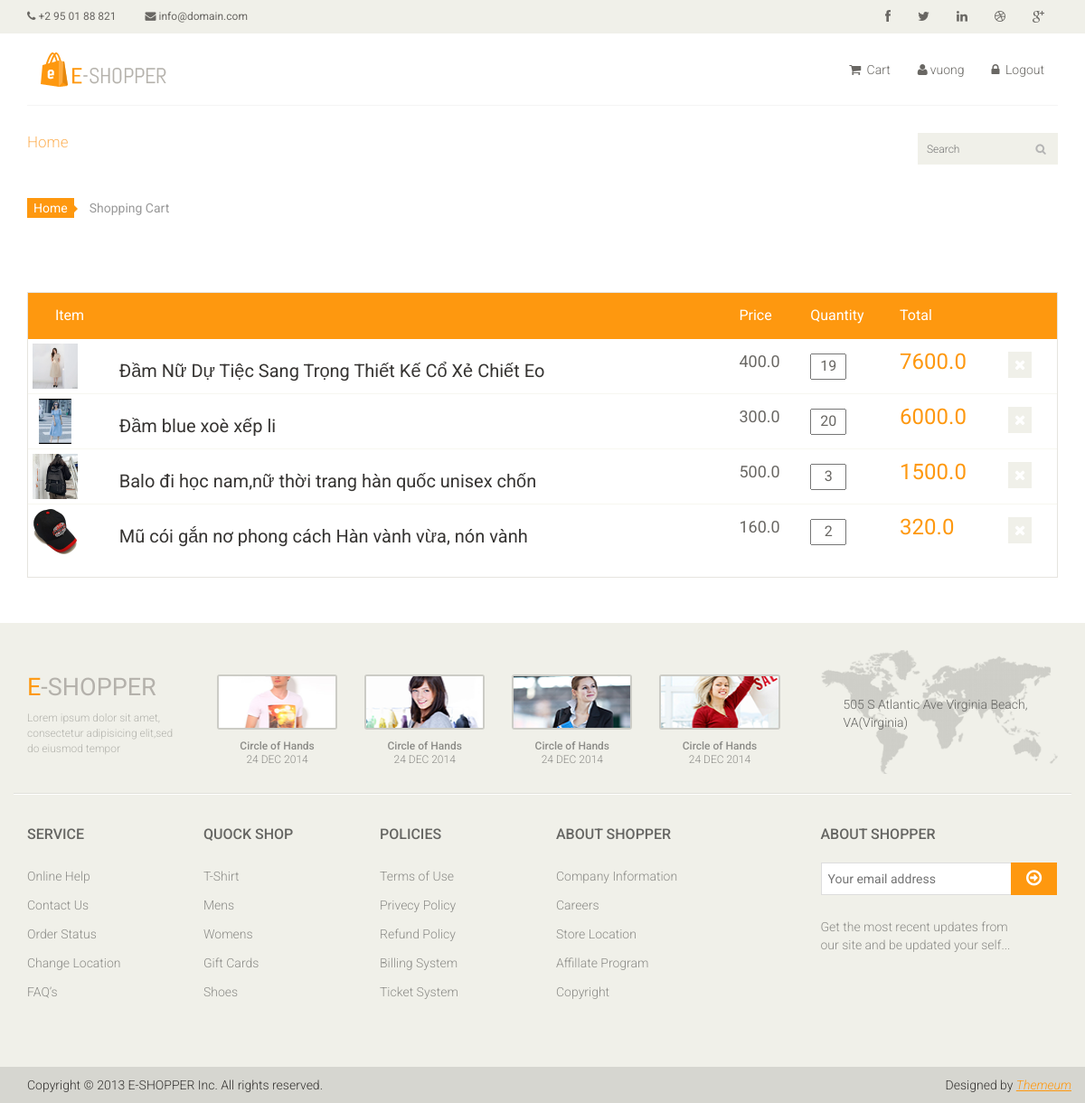
/orders/cart/ (signed in), run on the app's committed database.
### accounts/models.py (models this page shows, shortened)
class User(AbstractUser):
    name = models.CharField(max_length=200, null=True)
    email = models.EmailField(unique=True, null=True)
    bio = models.TextField(null=True)
    avatar = models.ImageField(null=True, default="avatar.svg",upload_to='user')
    REQUIRED_FIELDS = []

### carts/models.py (models this page shows, shortened)
class Order(models.Model):
    cart = models.ForeignKey(Cart, on_delete=models.CASCADE)
    product = models.ForeignKey(Product, on_delete=models.CASCADE)
    updated = models.DateTimeField(auto_now=True)
    created = models.DateTimeField(auto_now_add=True)
    size = models.CharField(max_length=10)
    quantity =models.IntegerField()
    class Meta:
        ordering = ['-updated', '-created']
    @property
    def total(self):
        return self.quantity * self.product.price

### products/models.py (models this page shows, shortened)
class Product(models.Model):
    img = models.ImageField(null=True,upload_to='product')
    name =models.CharField(max_length=50)
    description = models.TextField(null=True, blank=True,max_length=1000)
    price =models.FloatField()
    quantity =models.IntegerField(null=True)
    category = models.ForeignKey(Category, on_delete=models.CASCADE)
    discount =models.IntegerField(null=True, default=0)
    size = models.CharField(max_length=100, null=True)
    updated = models.DateTimeField(auto_now=True)
    created = models.DateTimeField(auto_now_add=True)
    class Meta:
        ordering = ['-updated', '-created']

### carts/views.py (the view)
# urls.py: path('cart/', views.listOrders, name="cart"),
@login_required(login_url='login')
def listOrders(request):
    if request.user.username:
        user = request.user
        cart = user.cart_set.first()
        if cart != None :
            cart = cart
        else:
            Cart.objects.create(user=user)
        cart = user.cart_set.first()
        orders = cart.order_set.all()
        return render(request, 'orders/orders.html', {'orders': orders})
    else:
        return redirect('home-product')

### templates/orders/orders.html (shortened to what this page needs)
{% extends "base.html" %}
{% load static %}
{% block content %}
	<section id="cart_items">
		<div class="container">
			<div class="breadcrumbs">
				<ol class="breadcrumb">
				  <li><a href="#">Home</a></li>
				  <li class="active">Shopping Cart</li>
				</ol>
			</div>
			<div class="table-responsive cart_info">
				<table class="table table-condensed">
					<thead>
						<tr class="cart_menu">
							<td class="image">Item</td>
							<td class="description"></td>
							<td class="price">Price</td>
							<td class="quantity">Quantity</td>
							<td class="total">Total</td>
							<td></td>
						</tr>
					</thead>
					<tbody>
						{% for order in orders %}
						<tr>
							<td class="cart_product">
								<a href="/products/product-details/{{order.product.id}}"><img width="50" height="50"src={{order.product.img.url}} alt=""></a>
							</td>
							<td class="cart_description">
								<h4><a href="/products/product-details/{{order.product.id}}">{{order.product.name}}</a></h4>
							</td>
							<td class="cart_price">
								<p>{{order.product.price}}</p>
							</td>
							<td class="cart_quantity">
								<div class="cart_quantity_button">
									<input class="cart_quantity_input" type="text" name="quantity" value={{order.quantity}} autocomplete="off" size="2">
								</div>
							</td>
							<td class="cart_total">
								<p class="cart_total_price"> {{order.total}} </p>
							</td>
							<td class="cart_delete">
								<a class="cart_quantity_delete" href="/orders/delete-order/{{order.product.id}}"><i class="fa fa-times"></i></a>
							</td>
						</tr>
					    {% endfor %}
					</tbody>
				</table>
			</div>
		</div>
	</section>
{% endblock %}

### templates/base.html (shortened to what this page needs)
<!DOCTYPE html>
{% load static %}
<html lang="en">
<head>
    <link href="{% static 'css/bootstrap.min.css' %}" rel="stylesheet">
    <link href="{% static 'css/font-awesome.min.css' %}" rel="stylesheet">
    <link href="{% static 'css/prettyPhoto.css' %}" rel="stylesheet">
    <link href="{% static 'css/price-range.css' %}" rel="stylesheet">
    <link href="{% static 'css/animate.css' %}" rel="stylesheet">
	<link href="{% static 'css/main.css' %}" rel="stylesheet">
	<link href="{% static 'css/responsive.css' %}" rel="stylesheet">
</head>
<body>
    <header id="header">
		<div class="header_top">
			<div class="container">
				<div class="row">
					<div class="col-sm-6">
						<div class="contactinfo">
							<ul class="nav nav-pills">
								<li><a href="#"><i class="fa fa-phone"></i> +2 95 01 88 821</a></li>
								<li><a href="#"><i class="fa fa-envelope"></i> info@domain.com</a></li>
							</ul>
						</div>
					</div>
					<div class="col-sm-6">
						<div class="social-icons pull-right">
							<ul class="nav navbar-nav">
								<li><a href="#"><i class="fa fa-facebook"></i></a></li>
								<li><a href="#"><i class="fa fa-twitter"></i></a></li>
								<li><a href="#"><i class="fa fa-linkedin"></i></a></li>
								<li><a href="#"><i class="fa fa-dribbble"></i></a></li>
								<li><a href="#"><i class="fa fa-google-plus"></i></a></li>
							</ul>
						</div>
					</div>
				</div>
			</div>
		</div>
		<div class="header-middle">
			<div class="container">
				<div class="row">
					<div class="col-md-4 clearfix">
						<div class="logo pull-left">
							<a href="/products"><img src="{% static '/images/home/logo.png' %}" alt="" /></a>
						</div>
					</div>
					<div class="col-md-8 clearfix">
						<div class="shop-menu clearfix pull-right">
							<ul class="nav navbar-nav">
								{%if user.username %}
									{%if user.is_staff %}
									<li> <a href=""><i class="fa fa-user"></i>{{user.username}}</a></li>
									<li> <a href="/logout"><i class="fa fa-lock"></i> Logout</a></li>
									{%else%}
									<li><a href="/orders/cart"><i class="fa fa-shopping-cart"></i> Cart</a></li>
									<li> <a href="/profile"><i class="fa fa-user"></i>{{user.username}}</a></li>
									<li> <a href="/logout"><i class="fa fa-lock"></i> Logout</a></li>
									{%endif%}
								{%else%}
								<li><a href="../"><i class="fa fa-lock"></i> Login</a></li>
								{%endif%}
							</ul>
						</div>
					</div>
				</div>
			</div>
		</div>
		<div class="header-bottom">
			<div class="container">
				<div class="row">
					<div class="col-sm-9">
						<div class="mainmenu pull-left">
							<ul class="nav navbar-nav collapse navbar-collapse">
								<li><a href="/products" class="active">Home</a></li>
							</ul>
						</div>
					</div>
					<div class="col-sm-3">
						<div class="search_box pull-right">
							<form action='/search/' method='GET' >
								<input type="text" name='q' placeholder="Search"/>
							</form>
						</div>
					</div>
				</div>
			</div>
		</div>
	</header>
    {% block content %}
    {% endblock %}
    <footer id="footer">
		<div class="footer-top">
			<div class="container">
				<div class="row">
					<div class="col-sm-2">
						<div class="companyinfo">
							<h2><span>e</span>-shopper</h2>
							<p>Lorem ipsum dolor sit amet, consectetur adipisicing elit,sed do eiusmod tempor</p>
						</div>
					</div>
					<div class="col-sm-7">
						<div class="col-sm-3">
							<div class="video-gallery text-center">
								<a href="#">
									<div class="iframe-img">
										<img src="{% static 'images/home/iframe1.png' %}" alt="" />
									</div>
								</a>
								<p>Circle of Hands</p>
								<h2>24 DEC 2014</h2>
							</div>
						</div>
						<div class="col-sm-3">
							<div class="video-gallery text-center">
								<a href="#">
									<div class="iframe-img">
										<img src="{% static 'images/home/iframe2.png' %}" alt="" />
									</div>
								</a>
								<p>Circle of Hands</p>
								<h2>24 DEC 2014</h2>
							</div>
						</div>
						<div class="col-sm-3">
							<div class="video-gallery text-center">
								<a href="#">
									<div class="iframe-img">
										<img src="{% static 'images/home/iframe3.png' %}" alt="" />
									</div>
								</a>
								<p>Circle of Hands</p>
								<h2>24 DEC 2014</h2>
							</div>
						</div>
						<div class="col-sm-3">
							<div class="video-gallery text-center">
								<a href="#">
									<div class="iframe-img">
										<img src="{% static 'images/home/iframe4.png' %}" alt="" />
									</div>
								</a>
								<p>Circle of Hands</p>
								<h2>24 DEC 2014</h2>
							</div>
						</div>
					</div>
					<div class="col-sm-3">
						<div class="address">
							<img src="{% static 'images/home/map.png' %}" alt="" />
							<p>505 S Atlantic Ave Virginia Beach, VA(Virginia)</p>
						</div>
					</div>
				</div>
			</div>
		</div>
		<div class="footer-widget">
			<div class="container">
				<div class="row">
					<div class="col-sm-2">
						<div class="single-widget">
							<h2>Service</h2>
							<ul class="nav nav-pills nav-stacked">
								<li><a href="#">Online Help</a></li>
								<li><a href="#">Contact Us</a></li>
								<li><a href="#">Order Status</a></li>
								<li><a href="#">Change Location</a></li>
								<li><a href="#">FAQ’s</a></li>
							</ul>
						</div>
					</div>
					<div class="col-sm-2">
						<div class="single-widget">
							<h2>Quock Shop</h2>
							<ul class="nav nav-pills nav-stacked">
								<li><a href="#">T-Shirt</a></li>
								<li><a href="#">Mens</a></li>
								<li><a href="#">Womens</a></li>
								<li><a href="#">Gift Cards</a></li>
								<li><a href="#">Shoes</a></li>
							</ul>
						</div>
					</div>
					<div class="col-sm-2">
						<div class="single-widget">
							<h2>Policies</h2>
							<ul class="nav nav-pills nav-stacked">
								<li><a href="#">Terms of Use</a></li>
								<li><a href="#">Privecy Policy</a></li>
								<li><a href="#">Refund Policy</a></li>
								<li><a href="#">Billing System</a></li>
								<li><a href="#">Ticket System</a></li>
							</ul>
						</div>
					</div>
					<div class="col-sm-2">
						<div class="single-widget">
							<h2>About Shopper</h2>
							<ul class="nav nav-pills nav-stacked">
								<li><a href="#">Company Information</a></li>
								<li><a href="#">Careers</a></li>
								<li><a href="#">Store Location</a></li>
								<li><a href="#">Affillate Program</a></li>
								<li><a href="#">Copyright</a></li>
							</ul>
						</div>
					</div>
					<div class="col-sm-3 col-sm-offset-1">
						<div class="single-widget">
							<h2>About Shopper</h2>
							<form action="#" class="searchform">
								<input type="text" placeholder="Your email address" />
								<button type="submit" class="btn btn-default"><i class="fa fa-arrow-circle-o-right"></i></button>
								<p>Get the most recent updates from <br />our site and be updated your self...</p>
							</form>
						</div>
					</div>
				</div>
			</div>
		</div>
		<div class="footer-bottom">
			<div class="container">
				<div class="row">
					<p class="pull-left">Copyright © 2013 E-SHOPPER Inc. All rights reserved.</p>
					<p class="pull-right">Designed by <span><a target="_blank" href="http://www.themeum.com">Themeum</a></span></p>
				</div>
			</div>
		</div>
	</footer>
</body>
</html>

### data on the page
User: username "vuong"
Order: product.img (picture), product.name "Đầm Nữ Dự Tiệc Sang Trọng Thiết Kế Cổ Xẻ Chiết Eo", product.price "400.0", quantity "19", total "7600.0"
Order: product.img (picture), product.name "Đầm blue xoè xếp li", product.price "300.0", quantity "20", total "6000.0"
Order: product.img (picture), product.name "Balo đi học nam,nữ thời trang hàn quốc unisex chốn", product.price "500.0", quantity "3", total "1500.0"
Order: product.img (picture), product.name "Mũ cói gắn nơ phong cách Hàn vành vừa, nón vành", product.price "160.0", quantity "2", total "320.0"
